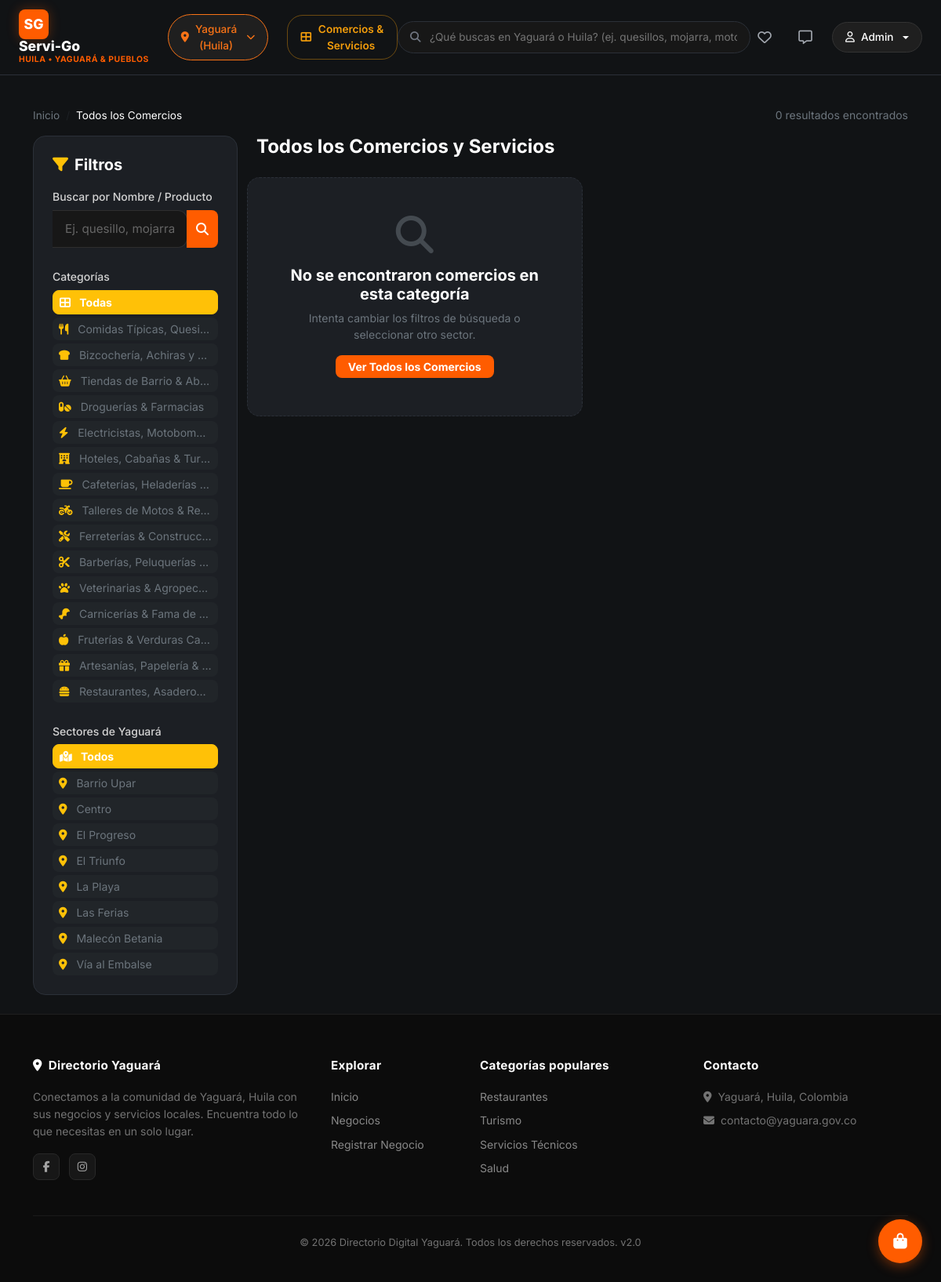
Screenshot of /index.php?url=categoria/index (signed in) with the database file from the repository.
### tables this page shows
CREATE TABLE `categorias` (
  `id` int NOT NULL AUTO_INCREMENT,
  `nombre` varchar(100) NOT NULL,
  `slug` varchar(120) NOT NULL,
  `icono` varchar(50) DEFAULT 'fas fa-store',
  `descripcion` text,
  `color` varchar(7) DEFAULT '#059669',
  `orden` int DEFAULT '0',
  `activo` tinyint(1) DEFAULT '1',
  `fecha_creacion` timestamp NULL DEFAULT CURRENT_TIMESTAMP,
  PRIMARY KEY (`id`),
  UNIQUE KEY `slug` (`slug`)
);

CREATE TABLE `sectores` (
  `id` int NOT NULL AUTO_INCREMENT,
  `nombre` varchar(100) NOT NULL,
  `slug` varchar(120) NOT NULL,
  `descripcion` text,
  `latitud` decimal(10,8) DEFAULT NULL,
  `longitud` decimal(11,8) DEFAULT NULL,
  `activo` tinyint(1) DEFAULT '1',
  `fecha_creacion` timestamp NULL DEFAULT CURRENT_TIMESTAMP,
  PRIMARY KEY (`id`),
  UNIQUE KEY `slug` (`slug`)
);

### controllers/CategoriaController.php (called while the page is built, shortened)
<?php
class CategoriaController extends Controller {
    public function index() {
        $categoriaModel = $this->model('Categoria');
        $data = [
            'categorias' => $categoriaModel->conConteoNegocios(),
            'usuario' => $this->currentUser()
        ];
        $this->view('negocios/listado', array_merge($data, [
            'negocios' => [],
            'sectores' => $this->model('Sector')->getAll(),
            'query' => '',
            'categoriaId' => null,
            'sectorId' => null,
            'pagina' => 1,
            'totalPaginas' => 0,
            'total' => 0
        ]));
    }
}

### index.php (called while the page is built, shortened)
<?php
require_once __DIR__ . '/config/database.php';
require_once __DIR__ . '/core/Controller.php';
require_once __DIR__ . '/core/Model.php';
$router = new Router();
$router->run();

### core/Model.php (called while the page is built, shortened)
<?php
class Model {
    public function __construct() {
        $database = new Database();
        $this->db = $database->getConnection();
    }
}

### config/database.php (called while the page is built, shortened)
<?php
class Database {
    private $host = "localhost";
    private $db_name = "directorio_yaguara";
    private $username = "root";
    private $password = "";
    public function getConnection() {
        $this->conn = null;
        try {
            $this->conn = new PDO(
                "mysql:host=" . $this->host . ";dbname=" . $this->db_name . ";charset=utf8mb4",
                $this->username,
                $this->password,
                [
                    PDO::ATTR_ERRMODE => PDO::ERRMODE_EXCEPTION,
                    PDO::ATTR_DEFAULT_FETCH_MODE => PDO::FETCH_ASSOC,
                    PDO::ATTR_EMULATE_PREPARES => false
                ]
            );
        } catch(PDOException $exception) {
            error_log("Error de conexión BD: " . $exception->getMessage());
            die("Error de conexión a la base de datos. Contacte al administrador.");
        }
        return $this->conn;
    }
}

### models/Categoria.php (called while the page is built, shortened)
<?php
class Categoria extends Model {
    public function conConteoNegocios() {
        $stmt = $this->db->query("
            SELECT c.*, COUNT(n.id) as total_negocios
            FROM categorias c
            LEFT JOIN negocios n ON c.id = n.categoria_id AND n.estado = 'activo'
            WHERE c.activo = 1
            GROUP BY c.id
            ORDER BY c.orden ASC
        ");
        return $stmt->fetchAll();
    }
}

### models/Sector.php (called while the page is built, shortened)
<?php
class Sector extends Model {
    public function getAll($soloActivos = true) {
        $sql = "SELECT * FROM sectores";
        if ($soloActivos) {
            $sql .= " WHERE activo = 1";
        }
        $sql .= " ORDER BY nombre ASC";
        $stmt = $this->db->query($sql);
        return $stmt->fetchAll();
    }
}

### views/negocios/listado.php (the view, shortened to what this page needs)
<section class="py-4">
    <div class="container">
        <div class="d-flex justify-content-between align-items-center mb-3">
            <nav aria-label="breadcrumb">
                <ol class="breadcrumb mb-0" style="font-size:0.85rem;">
                    <li class="breadcrumb-item"><a href="<?= BASE_URL ?>" class="text-secondary text-decoration-none">Inicio</a></li>
                    <?php if (!empty($categoriaActual)): ?>
                        <li class="breadcrumb-item"><a href="<?= BASE_URL ?>index.php?url=negocio/listado" class="text-secondary text-decoration-none">Negocios</a></li>
                        <li class="breadcrumb-item active text-white"><?= htmlspecialchars($categoriaActual['nombre']) ?></li>
                    <?php elseif (!empty($sectorActual)): ?>
                        <li class="breadcrumb-item"><a href="<?= BASE_URL ?>index.php?url=negocio/listado" class="text-secondary text-decoration-none">Negocios</a></li>
                        <li class="breadcrumb-item active text-white"><?= htmlspecialchars($sectorActual['nombre']) ?></li>
                    <?php else: ?>
                        <li class="breadcrumb-item active text-white">Todos los Comercios</li>
                    <?php endif; ?>
                </ol>
            </nav>
            <span id="total-resultados-count" class="text-secondary small"><?= count($negocios ?? []) ?> resultados encontrados</span>
        </div>
        <div class="row g-4">
            <div class="col-lg-3">
                <div class="p-4 rounded-4" style="background: var(--bg-card); border: 1px solid var(--border-color);">
                    <h5 class="text-white fw-bold mb-3 d-flex align-items-center gap-2">
                        <i class="fas fa-filter text-warning"></i> Filtros
                    </h5>
                    <div class="mb-4 position-relative">
                        <label class="form-label text-secondary small fw-bold">Buscar por Nombre / Producto</label>
                        <form method="GET" action="<?= BASE_URL ?>index.php" id="sidebar-search-form">
                            <div class="input-group position-relative">
                                <input type="text" name="q" id="sidebar-search-input" class="form-control bg-dark text-white border-secondary" value="<?= htmlspecialchars($query ?? '') ?>" placeholder="Ej. quesillo, mojarra, motobomba..." autocomplete="off" style="border-radius: 8px 0 0 8px;">
                                <button type="button" id="sidebar-search-btn" class="btn btn-warning text-dark fw-bold" style="background: var(--color-primary); color: white !important; border: none; border-radius: 0 8px 8px 0;"><i class="fas fa-search"></i></button>
                            </div>
                        </form>
                    </div>
                    <div class="mb-4">
                        <label class="form-label text-secondary small fw-bold">Categorías</label>
                        <div class="d-flex flex-column gap-1">
                            <a href="<?= BASE_URL ?>index.php?url=negocio/listado<?= !empty($sectorId) ? '&sector='.$sectorId : '' ?>"
                               class="btn btn-sm text-start <?= empty($categoriaId) ? 'btn-warning text-dark fw-bold' : 'btn-dark text-secondary border-0' ?>" style="border-radius: 8px;">
                                <i class="fas fa-th-large me-2"></i> Todas
                            </a>
                            <?php foreach (($categorias ?? []) as $cat): ?>
                                <a href="<?= BASE_URL ?>index.php?url=negocio/listado&categoria=<?= $cat['id'] ?><?= !empty($sectorId) ? '&sector='.$sectorId : '' ?>"
                                   class="btn btn-sm text-start text-truncate <?= (!empty($categoriaId) && $categoriaId == $cat['id']) ? 'btn-warning text-dark fw-bold' : 'btn-dark text-secondary border-0' ?>" style="border-radius: 8px;" title="<?= htmlspecialchars($cat['nombre']) ?>">
                                    <i class="<?= $cat['icono'] ?> me-2 text-warning"></i> <?= htmlspecialchars($cat['nombre']) ?>
                                </a>
                            <?php endforeach; ?>
                        </div>
                    </div>
                    <div>
                        <label class="form-label text-secondary small fw-bold">Sectores de Yaguará</label>
                        <div class="d-flex flex-column gap-1">
                            <a href="<?= BASE_URL ?>index.php?url=negocio/listado<?= !empty($categoriaId) ? '&categoria='.$categoriaId : '' ?>"
                               class="btn btn-sm text-start <?= empty($sectorId) ? 'btn-warning text-dark fw-bold' : 'btn-dark text-secondary border-0' ?>" style="border-radius: 8px;">
                                <i class="fas fa-map-marked-alt me-2"></i> Todos
                            </a>
                            <?php foreach (($sectores ?? []) as $sec): ?>
                                <a href="<?= BASE_URL ?>index.php?url=negocio/listado&sector=<?= $sec['id'] ?><?= !empty($categoriaId) ? '&categoria='.$categoriaId : '' ?>"
                                   class="btn btn-sm text-start <?= (!empty($sectorId) && $sectorId == $sec['id']) ? 'btn-warning text-dark fw-bold' : 'btn-dark text-secondary border-0' ?>" style="border-radius: 8px;">
                                    <i class="fas fa-map-marker-alt me-2 text-warning"></i> <?= htmlspecialchars($sec['nombre']) ?>
                                </a>
                            <?php endforeach; ?>
                        </div>
                    </div>
                </div>
            </div>
            <div class="col-lg-9">
                <div class="d-flex justify-content-between align-items-center mb-4">
                    <h4 class="text-white fw-bold m-0" id="listado-titulo">
                        <?= !empty($categoriaActual) ? htmlspecialchars($categoriaActual['nombre']) : (!empty($sectorActual) ? 'Sector: ' . htmlspecialchars($sectorActual['nombre']) : 'Todos los Comercios y Servicios') ?>
                    </h4>
                </div>
                <div id="negocios-grid-container" class="row row-cols-1 row-cols-md-2 g-4" data-categoria="<?= $categoriaId ?? '' ?>" data-sector="<?= $sectorId ?? '' ?>" data-verificados="<?= !empty($_GET['verificados']) ? 'true' : '' ?>">
                    <?php if (empty($negocios)): ?>
                        <div class="col-12 p-5 text-center rounded-4" style="background: var(--bg-card); border: 1px dashed var(--border-color);">
                            <i class="fas fa-search fa-3x mb-3 text-secondary opacity-50"></i>
                            <h5 class="text-white">No se encontraron comercios en esta categoría</h5>
                            <p class="text-secondary small mb-3">Intenta cambiar los filtros de búsqueda o seleccionar otro sector.</p>
                            <a href="<?= BASE_URL ?>index.php?url=negocio/listado" class="btn btn-warning btn-sm text-white fw-bold px-3" style="background: var(--color-primary); border: none; border-radius: 8px;">
                                Ver Todos los Comercios
                            </a>
                        </div>
                    <?php else: ?>
                        <?php foreach ($negocios as $negocio): ?>
                            <?php include ROOT_PATH . 'views/components/card_negocio.php'; ?>
                        <?php endforeach; ?>
                    <?php endif; ?>
                </div>
            </div>
        </div>
    </div>
</section>

### public/assets/css/directorio.css (style rules this page uses)
:root { --bg-body: #111315; --bg-card: #1c1f24; --bg-card-light: #252930; --bg-navbar: #111315; --color-primary: #ff5c00; --color-primary-hover: #e05100; --color-warning: #f59e0b; --color-success: #00b37e; --color-danger: #ef4444; --text-primary: #ffffff; --text-secondary: #a3a8b0; --text-muted: #717782; --border-color: #2b3038; --border-light: #383e48; --font-body: 'Inter', sans-serif; --font-display: 'Inter', sans-serif; --radius-sm: 8px; --radius-md: 12px; --radius-lg: 16px; --radius-xl: 24px; --radius-full: 9999px; --shadow-card: 0 4px 6px -1px rgba(0, 0, 0, 0.5), 0 2px 4px -1px rgba(0, 0, 0, 0.5); --transition-base: 0.2s ease; }
*, *::before, *::after { box-sizing: border-box; margin: 0; padding: 0; }
body { font-family: var(--font-body); background-color: var(--bg-body); color: var(--text-primary); line-height: 1.5; min-height: 100vh; display: flex; flex-direction: column; }
a { text-decoration: none; color: var(--color-primary); transition: color var(--transition-base); }
h1, h2, h3, h4, h5, h6 { font-weight: 700; color: var(--text-primary); margin-bottom: 0.5rem; }
.form-label { color: #d4d4d4 !important; font-size: 0.875rem !important; font-weight: 500 !important; margin-bottom: 0.4rem !important; }
.form-control, .form-select { background-color: #171717 !important; border: 1px solid #2e2e2e !important; color: #ffffff !important; border-radius: 12px !important; padding: 0.75rem 1rem !important; font-size: 0.95rem !important; transition: all 0.2s ease !important; }
.form-control::placeholder { color: #666666 !important; }
.input-group .form-control { border-left: none !important; border-radius: 0 12px 12px 0 !important; }
.text-dark { color: white !important; }

### rows the page displays
categorias: nombre "Comidas Típicas, Quesi…"
categorias: nombre "Bizcochería, Achiras y…"
categorias: nombre "Tiendas de Barrio & Ab…"
categorias: nombre "Droguerías & Farmacias"
categorias: nombre "Electricistas, Motobom…"
categorias: nombre "Hoteles, Cabañas & Tur…"
categorias: nombre "Cafeterías, Heladerías…"
categorias: nombre "Talleres de Motos & Re…"
categorias: nombre "Ferreterías & Construcc…"
categorias: nombre "Barberías, Peluquerías…"
categorias: nombre "Veterinarias & Agropec…"
categorias: nombre "Carnicerías & Fama de…"
categorias: nombre "Fruterías & Verduras Ca…"
categorias: nombre "Artesanías, Papelería &…"
categorias: nombre "Restaurantes, Asadero…"
sectores: nombre "Barrio Upar"
sectores: nombre "Centro"
sectores: nombre "El Progreso"
sectores: nombre "El Triunfo"
sectores: nombre "La Playa"
sectores: nombre "Las Ferias"
sectores: nombre "Malecón Betania"
sectores: nombre "Vía al Embalse"

### other values shown
count($negocios ?? []) "0"
APP_NAME "Directorio Digital Yaguará"
APP_VERSION "2.0"
